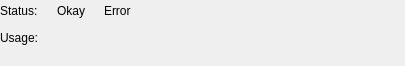
<?xml version="1.0" encoding="UTF-8"?>
<ui version="4.0">
 <class>api_overview_deepl</class>
 <widget class="QWidget" name="api_overview_deepl">
  <property name="geometry">
   <rect>
    <x>0</x>
    <y>0</y>
    <width>405</width>
    <height>66</height>
   </rect>
  </property>
  <property name="windowTitle">
   <string>Form</string>
  </property>
  <layout class="QVBoxLayout" name="verticalLayout">
   <property name="leftMargin">
    <number>0</number>
   </property>
   <property name="topMargin">
    <number>0</number>
   </property>
   <property name="rightMargin">
    <number>0</number>
   </property>
   <property name="bottomMargin">
    <number>0</number>
   </property>
   <item>
    <layout class="QFormLayout" name="formLayout_2">
     <item row="0" column="0">
      <widget class="QLabel" name="label_5">
       <property name="text">
        <string>Status:</string>
       </property>
      </widget>
     </item>
     <item row="0" column="1">
      <layout class="QHBoxLayout" name="horizontalLayout_2">
       <item>
        <widget class="QLabel" name="label_api_status_good_icon">
         <property name="text">
          <string>&lt;okay_icon&gt;</string>
         </property>
        </widget>
       </item>
       <item>
        <widget class="QLabel" name="label_api_status_good">
         <property name="text">
          <string>Okay</string>
         </property>
        </widget>
       </item>
       <item>
        <widget class="QLabel" name="label_api_status_bad_icon">
         <property name="text">
          <string>&lt;error_icon&gt;</string>
         </property>
        </widget>
       </item>
       <item>
        <widget class="QLabel" name="label_api_status_bad">
         <property name="text">
          <string>Error</string>
         </property>
        </widget>
       </item>
       <item>
        <spacer name="horizontalSpacer_2">
         <property name="orientation">
          <enum>Qt::Horizontal</enum>
         </property>
         <property name="sizeHint" stdset="0">
          <size>
           <width>0</width>
           <height>10</height>
          </size>
         </property>
        </spacer>
       </item>
       <item>
        <widget class="QPushButton" name="pushButton_refresh">
         <property name="toolTip">
          <string>Refresh</string>
         </property>
         <property name="text">
          <string notr="true"/>
         </property>
         <property name="icon">
          <iconset theme="view-refresh">
           <normaloff>.</normaloff>.</iconset>
         </property>
         <property name="flat">
          <bool>true</bool>
         </property>
        </widget>
       </item>
      </layout>
     </item>
     <item row="1" column="0">
      <widget class="QLabel" name="label_6">
       <property name="text">
        <string>Usage:</string>
       </property>
      </widget>
     </item>
     <item row="1" column="1">
      <layout class="QHBoxLayout" name="horizontalLayout_10">
       <item>
        <widget class="QLabel" name="label_api_usage_error_icon">
         <property name="text">
          <string>&lt;error_icon&gt;</string>
         </property>
        </widget>
       </item>
       <item>
        <widget class="QLabel" name="label_api_usage_warn_icon">
         <property name="text">
          <string>&lt;warn_icon&gt;</string>
         </property>
        </widget>
       </item>
       <item>
        <widget class="QLabel" name="label_api_usage">
         <property name="text">
          <string>&lt;usage_placeholder&gt;</string>
         </property>
        </widget>
       </item>
       <item>
        <spacer name="horizontalSpacer_3">
         <property name="orientation">
          <enum>Qt::Horizontal</enum>
         </property>
         <property name="sizeHint" stdset="0">
          <size>
           <width>40</width>
           <height>20</height>
          </size>
         </property>
        </spacer>
       </item>
      </layout>
     </item>
    </layout>
   </item>
  </layout>
 </widget>
 <resources/>
 <connections/>
</ui>
